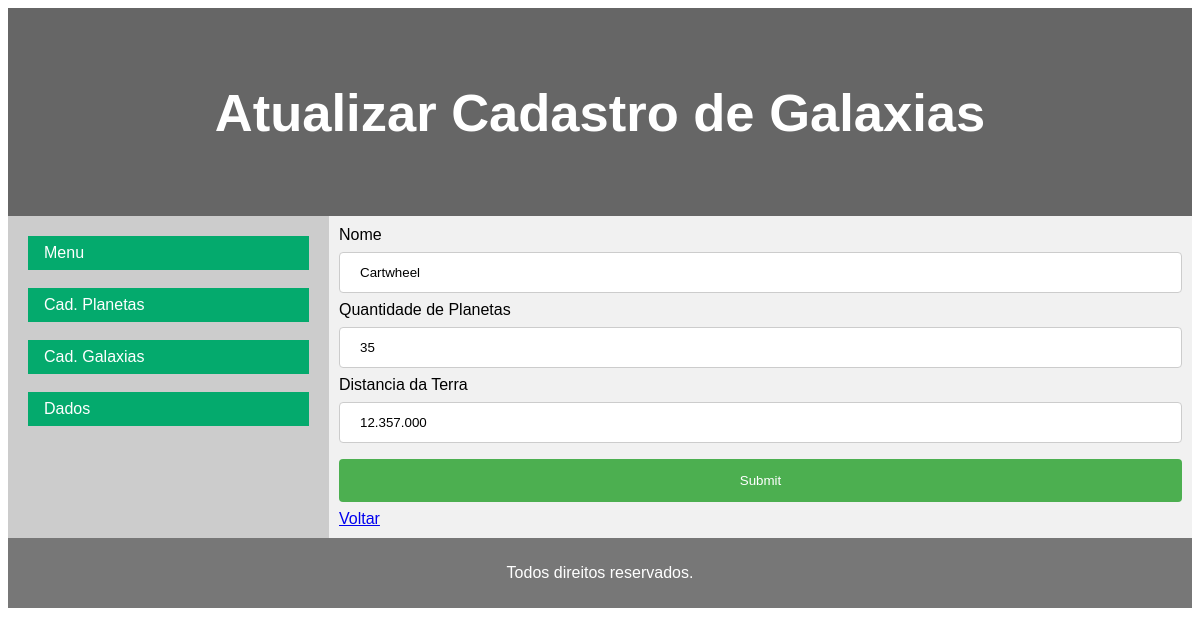
The page /cadGalaxia.php?id_galaxia=5 (signed in) on the database its author committed.
### tables this page shows
CREATE TABLE `galaxia` (
  `id_galaxia` int(11) NOT NULL,
  `nome_gal` varchar(100) NOT NULL,
  `qtd_planetas` int(3) NOT NULL,
  `distancia` varchar(100) NOT NULL
);

### cadGalaxia.php (the view, shortened to what this page needs)
<?php
    require 'bd/conectaBD.php';
	 $conn = new mysqli($servername, $username, $password, $database);
	 $nome_gal = "";
	 $qtd_planetas = "";
	 $distancia = "";
	if(isset($_GET['id_galaxia'])){
		$id_galaxia = $_GET['id_galaxia'];
		$sql = "SELECT nome_gal, qtd_planetas, distancia FROM galaxia WHERE id_galaxia = $id_galaxia";
		$res = mysqli_query($conn, $sql);
		$row = mysqli_fetch_assoc($res);
		$nome_gal = $row['nome_gal'];
		$qtd_planetas = $row['qtd_planetas'];
		$distancia = $row['distancia'];
	 }
?>
<!DOCTYPE html>
<html>
	<head>
		<link href="css/estilo.css" rel="stylesheet">
	</head>
	<body>
	<?php
		if(isset($_GET['id_galaxia'])){
				echo ("<header>
			<h2>Atualizar Cadastro de Galaxias</h2>
			</header>");
			} else {
				echo ("<header>
			<h2>Cadastro de Galaxias</h2>
			</header>");
			}
		?>
		<section>
		  <nav>
			<ul id="menu">
				<li><a href="menu.php" class="active">Menu</a></li>
                <br>
				<li><a href="cadPlaneta.php" class="active">Cad. Planetas</a></li>
                <br>
                <li><a href="cadGalaxia.php" class="active">Cad. Galaxias</a></li>
				<br>
                <li><a href="listaDados.php" class="active">Dados</a></li>
			</ul>
		  </nav>
		  <article>
			<form action="gravaGalaxia.php" method="post">
				<label for="nome_gal">Nome</label>
				<input type="text" name="nome_gal" value="<?php echo $nome_gal; ?>" pattern="[a-zA-Z\u00C0-\u00FF ]{2,100}$" title="Nome entre 10 e 100 letras." required/>
				<label for="qtd_planetas">Quantidade de Planetas</label>
				<input type="text" name="qtd_planetas" value="<?php echo $qtd_planetas; ?>" pattern="[0-9]+([,.][0-9]+)?" title="Indique um número!" required/>
				<label for="distancia">Distancia da Terra</label>
				<input type="text" name="distancia" value="<?php echo $distancia; ?>" pattern="[0-9]+([,.][0-9]+)?" title="Indique um número!" required/>
				<input type="submit">
			</form>
			<a href="menu.php">Voltar</a>
		  </article>
		</section>
		<footer>
		  <p>Todos direitos reservados.</p>
		</footer>
	</body>
</html>

### css/estilo.css (style rules this page uses)
* { box-sizing: border-box; }
body { font-family: Arial, Helvetica, sans-serif; }
header { background-color: #666; padding: 30px; text-align: center; font-size: 35px; color: white; }
section { display: -webkit-flex; display: flex; }
nav { -webkit-flex: 1; -ms-flex: 1; flex: 1; background: #ccc; padding: 20px; }
nav ul { list-style-type: none; padding: 0; }
article { -webkit-flex: 3; -ms-flex: 3; flex: 3; background-color: #f1f1f1; padding: 10px; }
footer { background-color: #777; padding: 10px; text-align: center; color: white; }
ul#menu { list-style-type: none; margin: 0; padding: 0; }
ul#menu li a { display: block; color: #000; padding: 8px 16px; text-decoration: none; }
ul#menu li a.active { background-color: #04AA6D; color: white; }
input[type=text], input[type=date], input[type=password], select, textarea { width: 100%; padding: 12px 20px; margin: 8px 0; display: inline-block; border: 1px solid #ccc; border-radius: 4px; box-sizing: border-box; }
input[type=submit] { width: 100%; background-color: #4CAF50; color: white; padding: 14px 20px; margin: 8px 0; border: none; border-radius: 4px; cursor: pointer; }

### rows shown on the page
galaxia: nome_gal "Cartwheel", qtd_planetas "35", distancia "12.357.000"
